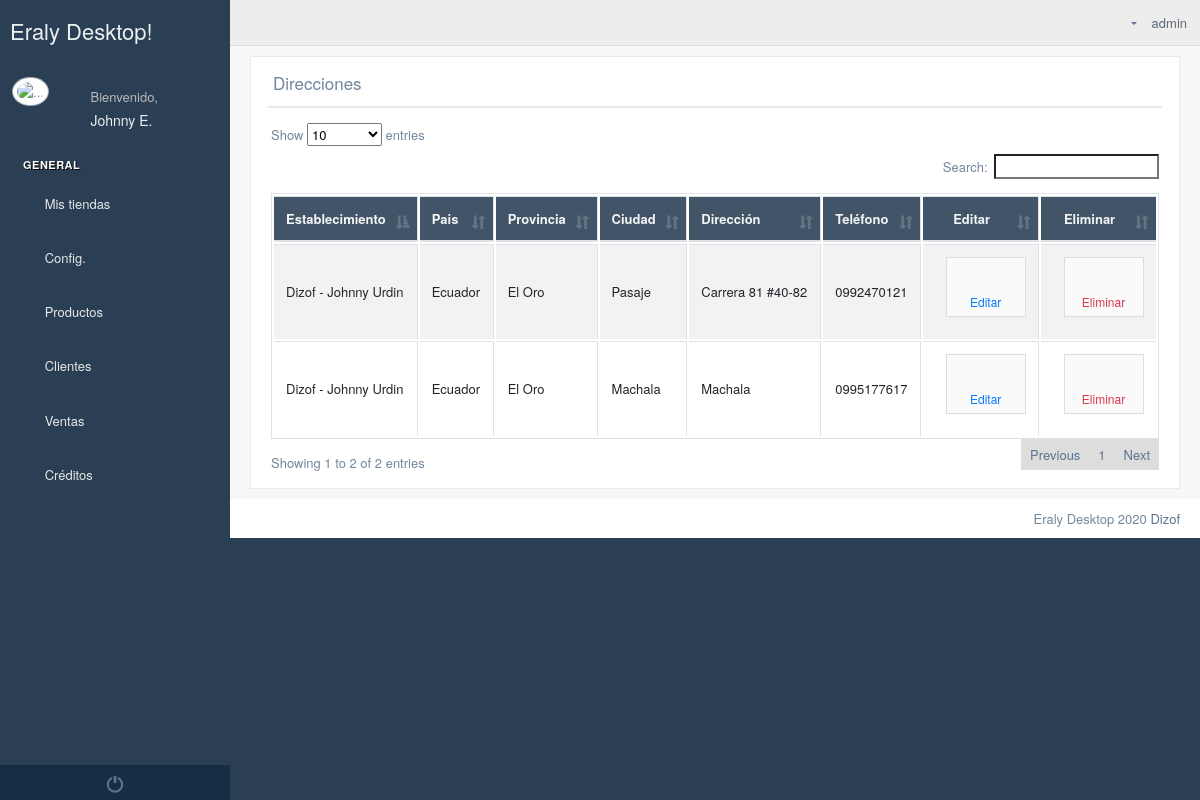
The page /directions/ (signed in) on the database its author committed.
### Empresa/models.py (models this page shows, shortened)
class Direccion(models.Model):
    establecimiento=models.ForeignKey(Establecimiento,on_delete=models.CASCADE,null=True)
    ciudad=models.ForeignKey(Ciudad,on_delete=models.CASCADE,null=True,blank=True)
    direccion = models.CharField(max_length=60,null=True)
    telefono = models.CharField(max_length=10,blank=True)

class Establecimiento(models.Model):
    logo=models.ImageField(upload_to="logos/establecimientos",null=True,blank=True)
    banner=models.ImageField(upload_to="banner/establecimientos",null=True,blank=True)
    pie_pagina=models.ImageField(upload_to="pie/establecimientos",null=True,blank=True)
    cabecera_tienda=models.ImageField(upload_to="logos/tienda",null=True,blank=True)
    banner1=models.ImageField(upload_to="logos/tienda",null=True,blank=True)
    banner2=models.ImageField(upload_to="logos/tienda",null=True,blank=True)
    color_encabezado_documentos=models.CharField(max_length=40, default="#ffffff")
    usuario=models.ForeignKey(User,on_delete=models.CASCADE)
    ruc=models.CharField(max_length=13)
    nombreComercial=models.CharField(max_length=60)
    representateLegal=models.CharField(max_length=60)
    slug = models.SlugField(max_length=255, unique=True, blank=True)
    descripcion = RichTextUploadingField(null=True, blank=True)
    ubicacion_gps = models.CharField(max_length=300,null=True,blank=True)
    correo_electronico=models.EmailField(max_length=600,null=True,blank=True)
    web=models.CharField(max_length=400,null=True,blank=True)
    facebook=models.CharField(max_length=400,null=True,blank=True,default=" ")
    instagram=models.CharField(max_length=400, null=True, blank=True, default=" ")
    youtube = models.CharField(max_length=400,null=True,blank=True,default=" ")
    activo=models.BooleanField(default=False)

### Home/models.py (models this page shows)
class Ciudad(models.Model):
    provincia=models.ForeignKey(Provincia,on_delete=models.CASCADE)
    nombre = models.CharField(max_length=60)
    def __str__(self):
        return self.nombre

class Provincia(models.Model):
    pais=models.ForeignKey(Pais,on_delete=models.CASCADE)
    nombre=models.CharField(max_length=60)
    def __str__(self):
        return self.nombre

class Pais(models.Model):
    nombre=models.CharField(max_length=60)
    def __str__(self):
        return self.nombre

### Empresa/views.py (the view)
# urls.py: path("directions/",direcciones),
def direcciones(request):
    contexto={
       "direcciones":Direccion.objects.filter(establecimiento__usuarioempresa__user=request.user),
        "provincias":Provincia.objects.all(),
    }
    return render(request, "empresa/direcciones.html",contexto)

### templates/empresa/direcciones.html (shortened to what this page needs)
{% extends 'Home/index2.html' %}
{% block contenido_index %}
    {%  load static %}
    <div class="">
        <div class="row">
            <div class="col-md-12 col-sm-12 ">
                <div class="x_panel">
                    <div class="x_title">
                        <h2>Direcciones <small>de establecimientos</small></h2>
                        <div class="clearfix"></div>
                    </div>
                    <div class="x_content">
                        <div class="row">
                            <div class="col-sm-12">
                                <div class="card-box table-responsive">
                                    <table id="direcciones" class="table table-striped table-bordered" style="width:100%">
                                        <thead style="background-color: #415468; color: whitesmoke">
                                        <tr>
                                            <th>Establecimiento</th>
                                            <th>Pais</th>
                                            <th>Provincia</th>
                                            <th>Ciudad</th>
                                            <th>Dirección</th>
                                            <th>Teléfono</th>
                                            <th style="text-align: center">Editar</th>
                                            <th style="text-align: center">Eliminar</th>
                                        </tr>
                                        </thead>
                                        <tbody>
                                        {% for direccion in direcciones %}
                                            <tr>
                                                <td style="vertical-align: middle">{{ direccion.establecimiento.nombreComercial }}
                                                    - {{ direccion.establecimiento.representateLegal }}</td>
                                                <td style="vertical-align: middle">{{ direccion.ciudad.provincia.pais }}</td>
                                                <td style="vertical-align: middle">{{ direccion.ciudad.provincia }}</td>
                                                <td style="vertical-align: middle">{{ direccion.ciudad }}</td>
                                                <td style="vertical-align: middle">{{ direccion.direccion }}</td>
                                                <td style="vertical-align: middle">{{ direccion.telefono }}</td>
                                                <td style="text-align: center; font-size: 18px; vertical-align: middle">
                                                    <a href="#" onclick="modificar('{{ direccion.id }}','{{ direccion.ciudad_id }}','{{ direccion.direccion }}','{{ direccion.telefono }}')"  data-toggle="modal" data-target="#modificar" class="text-primary modificar btn btn-app"> <i data-toggle="tooltip"  data-placement="top" title="" data-original-title="Editar" class="fa fa-edit"></i>Editar</a>
                                                </td>
                                                <td style="text-align: center; font-size: 18px; vertical-align: middle">
                                                    <a href="" class="text-danger eliminar btn btn-app" onclick="eliminar('{{ direccion.id }}')" data-toggle="modal" data-target="#eliminar"> <i data-toggle="tooltip"  data-placement="top" title="" data-original-title="Eliminar" class="fa fa-trash"></i>Eliminar</a>
                                                </td>
                                            </tr>
                                        {% endfor %}
                                        </tbody>
                                    </table>
                                </div>
                            </div>
                        </div>
                    </div>
                </div>
            </div>
        </div>
    </div>
{% endblock %}
{% block script_index %}
    <link rel="stylesheet" href="{% static 'select2/css/select2.min.css' %}">
{% endblock %}

### templates/Home/base_html.html (shortened to what this page needs)
<!DOCTYPE html>
{% load static %}
<html lang="en">
<head>
    <link href="{% static '/vendors/datatables.net-bs/css/dataTables.bootstrap.min.css' %}" rel="stylesheet">
    <link href="{% static '/vendors/datatables.net-buttons-bs/css/buttons.bootstrap.min.css' %}" rel="stylesheet">
    <link href="{% static '/vendors/datatables.net-fixedheader-bs/css/fixedHeader.bootstrap.min.css' %}"
          rel="stylesheet">
    <link href="{% static '/vendors/datatables.net-responsive-bs/css/responsive.bootstrap.min.css' %}" rel="stylesheet">
    <link href="{% static '/vendors/datatables.net-scroller-bs/css/scroller.bootstrap.min.css' %}" rel="stylesheet">
    <link href="{% static '/vendors/bootstrap/dist/css/bootstrap.min.css' %}" rel="stylesheet">
    <link href="{% static '/vendors/font-awesome/css/font-awesome.min.css' %}" rel="stylesheet">
    <link href="{% static '/vendors/nprogress/nprogress.css' %}" rel="stylesheet">
    <link href="{% static '/vendors/bootstrap-daterangepicker/daterangepicker.css' %}" rel="stylesheet">
    <link href="{% static '/vendors/iCheck/skins/flat/green.css' %}" rel="stylesheet">
    <link href="{% static '/build/css/custom.min.css' %}" rel="stylesheet">
</head>
<body class="nav-md">
<div class="container body">
    <div class="main_container">
        <div class="col-md-3 left_col">
            <div class="left_col scroll-view">
                <div class="navbar nav_title" style="border: 0;">
                    <a href="/" class="site_title"> <span>Eraly Desktop!</span></a>
                </div>
                <div class="profile clearfix">
                    <div class="profile_pic">
                        <img src="/media/admin-interface/favicon/favicon_eraly.png" alt="..."
                             class="img-circle profile_img">
                    </div>
                    <div class="profile_info">
                        <span>Bienvenido,</span>
                        <h2>{{ request.user.first_name }}</h2>
                    </div>
                </div>
                <br/>
                {% block menu %}
                    <div id="sidebar-menu" class="main_menu_side hidden-print main_menu">
                        <div class="menu_section">
                            <h3>General</h3>
                            <ul class="nav side-menu">
                                <li><a><i class="fa fa-shopping-basket"></i> Mis tiendas <span class="fa fa-chevron-down"></span></a>
                                </li>
                            </ul>
                            <ul class="nav side-menu">
                                <li><a><i class="fa fa-home"></i> Config. <span class="fa fa-chevron-down"></span></a>
                                </li>
                            </ul>
                            <ul class="nav side-menu">
                                <li><a><i class="fa fa-product-hunt"></i> Productos <span
                                        class="fa fa-chevron-down"></span></a>
                                </li>
                            </ul>
                        <ul class="nav side-menu">
                                <li><a><i class="fa fa-user-plus"></i> Clientes <span class="fa fa-chevron-down"></span></a>
                                </li>
                            </ul>
                            <ul class="nav side-menu">
                                <li><a><i class="fa fa-file-o"></i> Ventas <span class="fa fa-chevron-down"></span></a>
                                </li>
                            </ul>
                            <ul class="nav side-menu">
                                <li><a><i class="fa fa-file-o"></i> Créditos <span class="fa fa-chevron-down"></span></a>
                                </li>
                            </ul>
                        </div>
                    </div>
                    <div class="sidebar-footer hidden-small">
                        <a data-toggle="tooltip" data-placement="top" title="Logout" href="/logout_/"
                           style="width: 100%">
                            <span class="glyphicon glyphicon-off" aria-hidden="true"></span>
                        </a>
                    </div>
                {% endblock %}
            </div>
        </div>
        <div class="top_nav">
            <div class="nav_menu">
                <div class="nav toggle">
                    <a id="menu_toggle"><i class="fa fa-bars"></i></a>
                </div>
                <nav class="nav navbar-nav">
                    <ul class=" navbar-right">
                        <li class="nav-item dropdown open" style="padding-left: 15px;">
                            <a href="javascript:;" class="user-profile" aria-haspopup="true"
                               id="navbarDropdown" data-toggle="dropdown" aria-expanded="false">
                                {{ request.user.username }}
                            </a>
                        </li>
                        <li role="presentation" class="nav-item dropdown open">
                            <a href="javascript:;" class="dropdown-toggle info-number" id="navbarDropdown1"
                               data-toggle="dropdown" aria-expanded="false">
                                <i class="fa fa-envelope-o"></i>
                            </a>
                        </li>
                    </ul>
                </nav>
            </div>
        </div>
        <div class="right_col" role="main">
            {% block contenido %}{% endblock %}
        </div>
    </div>
    <footer>
        <div class="pull-right">
            Eraly Desktop 2020 <a href="https://colorlib.com">Dizof</a>
        </div>
        <div class="clearfix"></div>
    </footer>
</div>
<link rel="stylesheet" href="{% static 'toastr/toastr.min.css' %}">
{% block script %}
{% endblock %}
</body>
</html>

### rows shown on the page
Direccion: establecimiento.nombreComercial "Dizof", establecimiento.representateLegal "Johnny Urdin", ciudad.provincia.pais "Ecuador", ciudad.provincia "El Oro", ciudad "Pasaje", direccion "Carrera 81 #40-82", telefono "0992470121"
Direccion: establecimiento.nombreComercial "Dizof", establecimiento.representateLegal "Johnny Urdin", ciudad.provincia.pais "Ecuador", ciudad.provincia "El Oro", ciudad "Machala", direccion "Machala", telefono "0995177617"

### other values the page prints
{{ request.user.first_name }} "Johnny E."
{{ request.user.username }} "admin"
